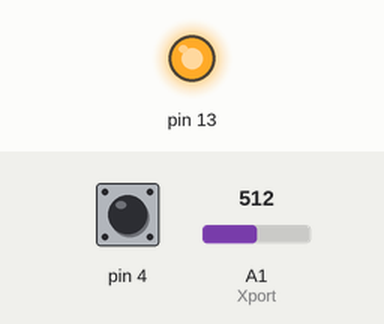
Recording of a sketch running on a simulated Arduino Uno, built with avr-gcc and run on an emulated ATmega328P. On the bench: output pins drawn as LEDs (lit = HIGH). The test bench sets the inputs (shaded band); at power-on: pin 4 HIGH, A1 (Xport) = 512. No radio packets arrive unless stated; what the sketch prints to the serial monitor is not drawn.

Above: at 0.1 s.
Timing chart, 0 to 1.6 s (numbered marks = the images above):
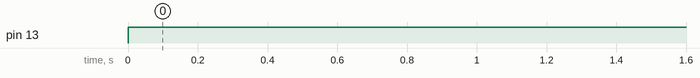

Measured:
- by itself, pin 13: LOW → HIGH at 0.00 s

The sketch:

trasmitter.ino
```cpp
#include <RH_ASK.h>
#ifdef RH_HAVE_HARDWARE_SPI
#include <SPI.h> // Not actually used but needed to compile
#endif

const int Xport = A1;

int Xvalue;
int rawXvalue;

const int middleJoystick = 512;
const int deadzone = 50;

const int minSpeed = 1100;
const int maxSpeed = 1900;

int speedValue;

RH_ASK driver(2000, 9, 2, 10); // RX on 9, TX on 2

void setup()
{
    Serial.begin(9600);   // Debugging only
    if (!driver.init()) Serial.println("init failed");

    pinMode(4, INPUT_PULLUP);
    pinMode(13, OUTPUT);
}

void loop()
{
    rawXvalue = analogRead(Xport);

    if (rawXvalue < (middleJoystick - deadzone)) {
      speedValue = map(rawXvalue, middleJoystick - deadzone, 0, minSpeed, maxSpeed);
    } else if (rawXvalue > (middleJoystick + deadzone)) {
      speedValue = map(rawXvalue, middleJoystick + deadzone, 1023, minSpeed, maxSpeed);
    } else {
      speedValue = minSpeed;
    }
    digitalWrite(13, HIGH);

    if (speedValue < minSpeed) {
      speedValue = minSpeed;
    }

    if (speedValue > maxSpeed) {
      speedValue = maxSpeed;
    }

    if (digitalRead(4) == LOW) {
      speedValue = 0;
    }

    String msgString = String(speedValue);
    const char *msg = msgString.c_str();

    Serial.print("Sending: ");
    Serial.println(msg);

    driver.send((uint8_t *)msg, strlen(msg));
    driver.waitPacketSent();
}
```
